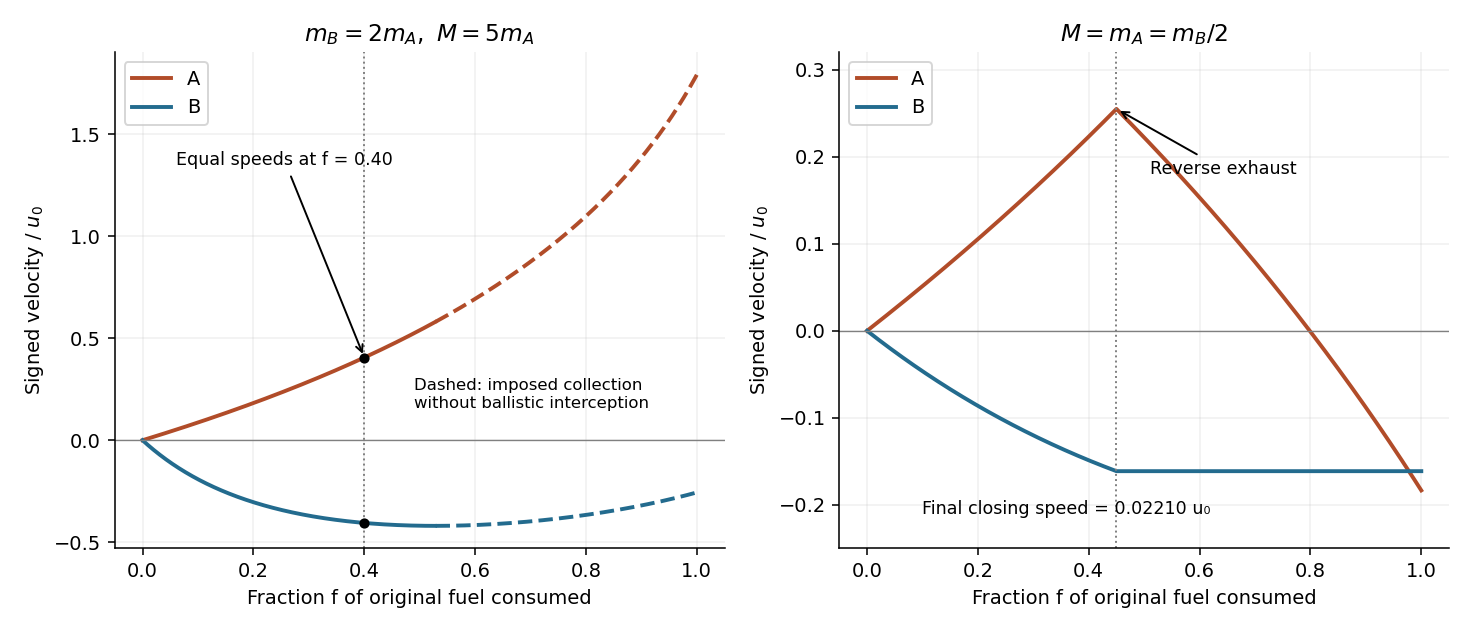

This figure's Python source:
"""Original conditional capture and reversal models, not measurements.
Python 3.14, NumPy 2.3, Matplotlib 3.10. Outputs only basename PNG in CWD.
"""
from pathlib import Path
import numpy as np
import matplotlib
matplotlib.use('Agg')
import matplotlib.pyplot as plt
fig,axs=plt.subplots(1,2,figsize=(10.5,4.5),facecolor='white');f=np.linspace(0,1,801)
a=6-5*f;bb=2+5*f;va=np.log(6/a);vb=-a/bb*va;ok=(va-1<vb)
for data,label,color in [(va,'A','#b14c29'),(vb,'B','#236b8e')]:
 axs[0].plot(f,np.where(ok,data,np.nan),color=color,label=label,lw=2)
 axs[0].plot(f,np.where(~ok,data,np.nan),color=color,ls='--',lw=2)
axs[0].axvline(.4,color='gray',ls=':',lw=1);s=np.log(1.5);axs[0].scatter([.4,.4],[s,-s],c='black',s=18,zorder=5)
axs[0].annotate('Equal speeds at f = 0.40',(.4,s),xytext=(.06,1.35),arrowprops={'arrowstyle':'->'},fontsize=9)
axs[0].text(.49,.16,'Dashed: imposed collection\nwithout ballistic interception',fontsize=8.5)
axs[0].set(title=r'$m_B=2m_A,\ M=5m_A$',ylabel=r'Signed velocity / $u_0$');axs[0].legend(loc='upper left')
vr=np.log(2/1.55);vbr=-1.55/2.45*vr
va=np.where(f<=.45,np.log(2/(2-f)),vr+np.log((2-f)/1.55));vb=np.where(f<=.45,-(2-f)/(2+f)*np.log(2/(2-f)),vbr)
axs[1].plot(f,va,color='#b14c29',label='A',lw=2);axs[1].plot(f,vb,color='#236b8e',label='B',lw=2);axs[1].axvline(.45,color='gray',ls=':',lw=1)
axs[1].annotate('Reverse exhaust',(.45,vr),xytext=(.51,.18),arrowprops={'arrowstyle':'->'},fontsize=9)
axs[1].text(.10,-.21,'Final closing speed = 0.02210 u₀',fontsize=9)
axs[1].set(title=r'$M=m_A=m_B/2$',ylabel=r'Signed velocity / $u_0$',ylim=(-.25,.32));axs[1].legend(loc='upper left')
for a in axs:a.set_xlabel('Fraction f of original fuel consumed');a.axhline(0,color='gray',lw=.7);a.grid(alpha=.18);a.spines[['top','right']].set_visible(False)
fig.tight_layout();fig.savefig(Path('2014-exhaust-collection-speeds.png'),dpi=140,facecolor='white')
